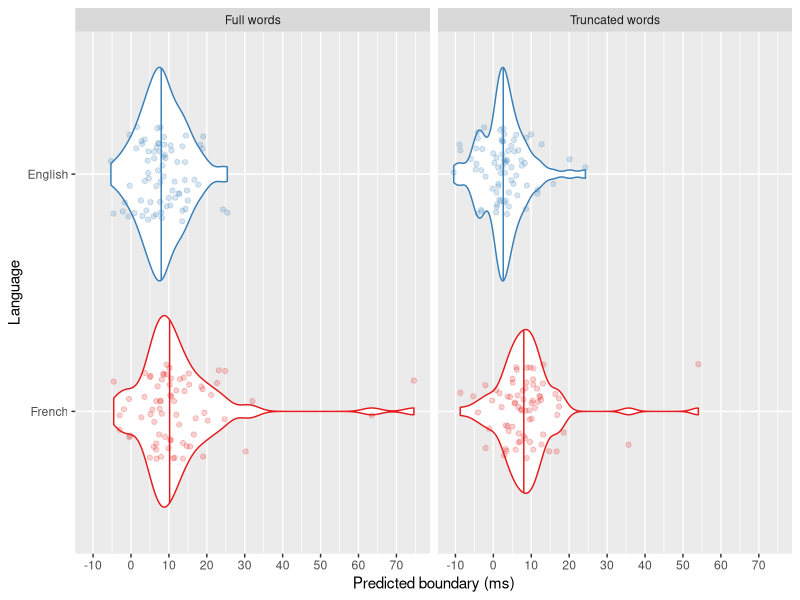
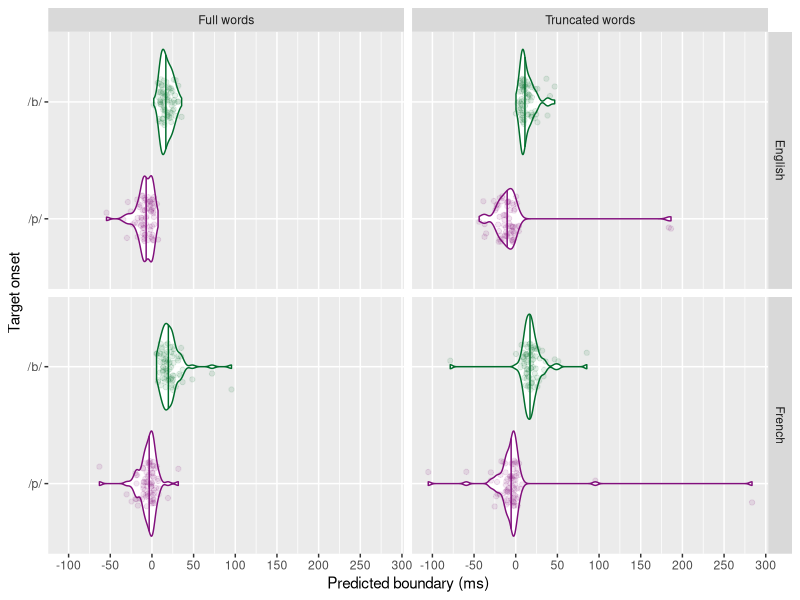
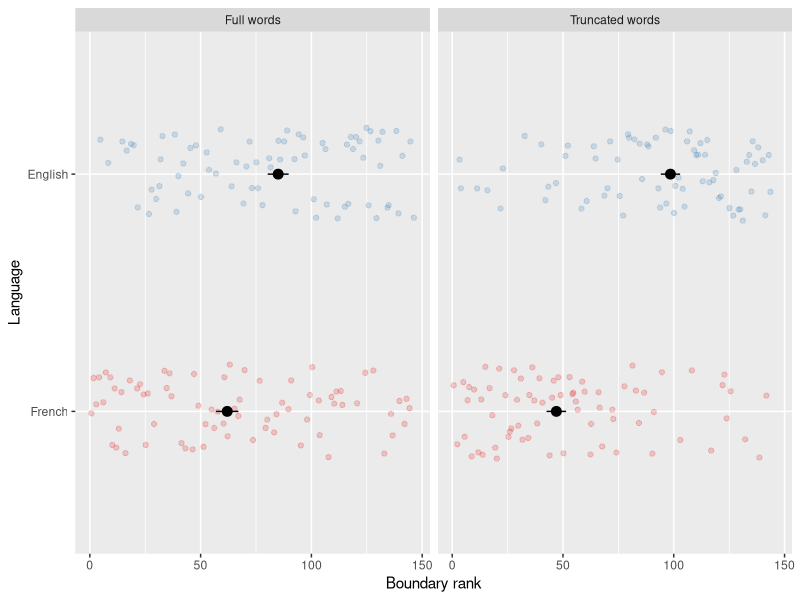
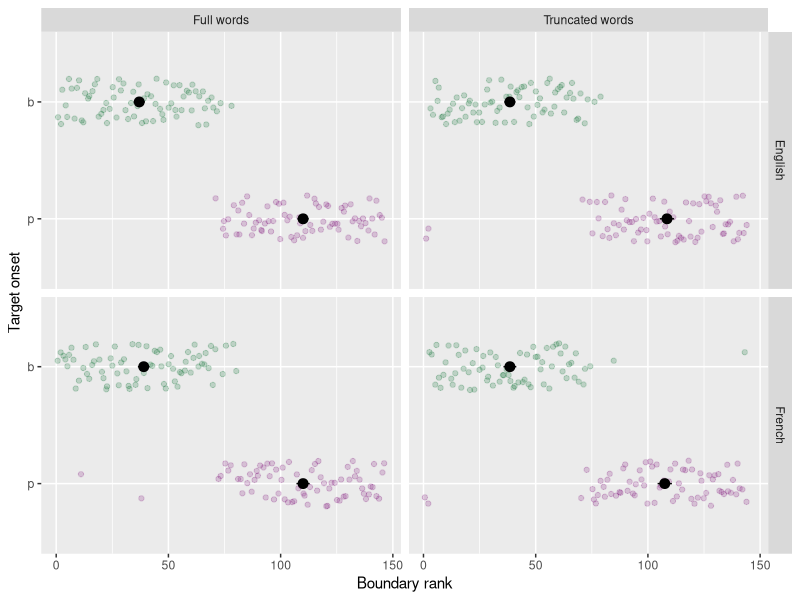

Write the R code that produced these figures, in order.
library(here)
library(tidyverse)
library(data.table)



## load data

exp_full_headphones <- read_csv(here("data_frames/exp_full_headphones.csv")) %>% 
  mutate(resp = case_when(
    response == "b" ~ 0,
    response == "p" ~ 1 ))

exp_trunc_headphones <- read_csv(here("data_frames/exp_trunc_headphones.csv")) %>% 
  mutate(resp = case_when(
    response == "b" ~ 0,
    response == "p" ~ 1 ))

participants <- exp_full_headphones %>% 
  distinct(jatos_id)


##### Full words

# set contrast coding values
eng <- -0.503305
fr <- 0.496695
b <- -0.5002179
p <- 0.4997821


# create empty dfs
boundaries_lang <- data.frame(matrix(ncol = 4))
x <- c("jatos_id", "block", "lang", "pred_boundary")
colnames(boundaries_lang) <- x

boundaries_onset <- data.frame(matrix(ncol = 5))
x <- c("jatos_id", "block", "lang", "onset", "pred_boundary")
colnames(boundaries_onset) <- x



# function to predict a boundary for each participant based on language 
predict_boundary_lang <- function(model, id, block, lang, onset) {
  boundary <- (.5 - coef(model)["(Intercept)"] - coef(model)["language_c"]*lang) / (coef(model)["VOT"] + coef(model)["VOT:language_c"]*lang)
  
  boundaries_lang <<- boundaries_lang %>% 
    add_row(jatos_id = as.character(id), block = block, lang = lang, pred_boundary = boundary)
}


# function to predict a boundary for each participant based on language and target onset
predict_boundary_onset <- function(model, id, block, lang, onset) {
  boundary <- (.5 - coef(model)["(Intercept)"] - coef(model)["language_c"]*lang - coef(model)["onset_c"]*onset) / (coef(model)["VOT"] + coef(model)["VOT:language_c"]*lang + coef(model)["VOT:onset_c"]*onset)
  
  boundaries_onset <<- boundaries_onset %>% 
    add_row(jatos_id = as.character(id), block = block, lang = lang, onset = onset, pred_boundary = boundary)
}


# function to run predict_boundary over each language for both full and truncated blocks
compile_boundaries_lang <- function(id) {
  
  model_data_full <- exp_full_headphones %>% 
    filter(jatos_id == id)
  
  model_data_trunc <- exp_trunc_headphones %>% 
    filter(jatos_id == id)
  
  model_full <<- glm(as.factor(response) ~ VOT + language_c + VOT*language_c, data = model_data_full, family = "binomial")
  
  model_trunc <<- glm(as.factor(response) ~ VOT + language_c + VOT*language_c, data = model_data_trunc, family = "binomial")
  
  
  predict_boundary_lang(model_full, id, "full", eng)
  predict_boundary_lang(model_full, id, "full", fr)
  
  predict_boundary_lang(model_trunc, id, "trunc", eng)
  predict_boundary_lang(model_trunc, id, "trunc", fr)
  
  boundaries_lang <<- boundaries_lang %>%
    filter(!is.na(lang)) %>%
    mutate(language = case_when(lang == -0.503305 ~ "English",
                                TRUE ~ "French"))
}


# function to run predict_boundary over each language, target onset combo for both full and truncated blocks
compile_boundaries_onset <- function(id) {
  
  model_data_full <- exp_full_headphones %>% 
    filter(jatos_id == id)
  
  model_data_trunc <- exp_trunc_headphones %>% 
    filter(jatos_id == id)
  
  model_full <<- glm(as.factor(response) ~ VOT + language_c + onset_c + VOT*language_c + VOT*onset_c, data = model_data_full, family = "binomial")
  
  model_trunc <<- glm(as.factor(response) ~ VOT + language_c + onset_c + VOT*language_c + VOT*onset_c, data = model_data_trunc, family = "binomial")
  

  predict_boundary_onset(model_full, id, "full", eng, b)
  predict_boundary_onset(model_full, id, "full", eng, p)
  predict_boundary_onset(model_full, id, "full", fr, b)
  predict_boundary_onset(model_full, id, "full", fr, p)
  
  predict_boundary_onset(model_trunc, id, "trunc", eng, b)
  predict_boundary_onset(model_trunc, id, "trunc", eng, p)
  predict_boundary_onset(model_trunc, id, "trunc", fr, b)
  predict_boundary_onset(model_trunc, id, "trunc", fr, p)

  boundaries_onset <<- boundaries_onset %>%
    filter(!is.na(lang)) %>%
    mutate(language = case_when(lang == -0.503305 ~ "English",
                            TRUE ~ "French"),
           target_onset = case_when(onset == -0.5002179 ~ "b",
                             TRUE ~ "p"))
}





# calculate boundaries for each participant
map_dfr(participants$jatos_id, compile_boundaries_lang)
map_dfr(participants$jatos_id, compile_boundaries_onset)

write_csv(boundaries_lang, here("data_frames/individual-boundaries-lang.csv"))
write_csv(boundaries_onset, here("data_frames/individual-boundaries-onset.csv"))

boundaries_lang_summary <- boundaries_lang %>% 
  filter(!is.na(pred_boundary)) %>% 
  group_by(block, language) %>% 
  dplyr::summarize(n = n(), mean_boundary = mean(pred_boundary), median_boundary = median(pred_boundary), sem = sqrt(var(pred_boundary)/length(pred_boundary)))

boundaries_onset_summary <- boundaries_onset %>% 
  filter(!is.na(pred_boundary)) %>% 
  group_by(block, language, target_onset) %>% 
  dplyr::summarize(n = n(), mean_boundary = mean(pred_boundary), median_boundary = median(pred_boundary), sem = sqrt(var(pred_boundary)/length(pred_boundary)))




## boundary rank

# create boundary ranks
boundaries_lang <- boundaries_lang %>% 
  filter(!is.na(pred_boundary)) %>% 
  group_by(block) %>% 
  mutate(rank_block = order(order(pred_boundary, decreasing=TRUE))) %>% 
  group_by(block, language) %>% 
  mutate(rank_language = order(order(pred_boundary, decreasing=TRUE)))

boundaries_onset <- boundaries_onset %>% 
  filter(!is.na(pred_boundary)) %>% 
  group_by(block) %>% 
  mutate(rank_block = order(order(pred_boundary, decreasing=TRUE))) %>% 
  group_by(block, language) %>% 
  mutate(rank_language = order(order(pred_boundary, decreasing=TRUE))) %>% 
  group_by(block, language, target_onset) %>% 
  mutate(rank_onset = order(order(pred_boundary, decreasing=TRUE))) 



# calculate median and sem based on block + language
rank_lang <- boundaries_lang %>% 
  group_by(block, language) %>% 
  dplyr::summarize(median_rank_block = median(rank_block), sem = sqrt(var(rank_block)/length(rank_block))) %>% 
  mutate(sem_min = median_rank_block - sem, sem_max = median_rank_block + sem)

write_csv(rank_lang, here("data_frames/rank-language.csv"))

# calculate median and sem based on block + language + target onset
rank_onset <- boundaries_onset %>% 
  group_by(block, language, target_onset) %>% 
  # this compares median value for b's and p's within each language and block type
  dplyr::summarize(median_rank_onset = median(rank_language), 
                   sem_onset = sqrt(var(rank_language)/length(rank_language)))%>% 
  mutate(sem_min_onset = median_rank_onset - sem_onset, 
         sem_max_onset = median_rank_onset + sem_onset)

write_csv(rank_onset, here("data_frames/rank-onset.csv"))



##### statistical comparisons
### Paired samples Wilcoxon test

# arranging df's for paired comparison

boundaries_lang_wide <- boundaries_lang %>% 
  pivot_wider(id_cols = "jatos_id", names_from = c("block", "language"), values_from = "pred_boundary")

boundaries_onset_wide <- boundaries_onset %>% 
  pivot_wider(id_cols = "jatos_id", names_from = c("block", "language", "target_onset"), values_from = "pred_boundary")



# comparing language
full_language <- wilcox.test(boundaries_lang_wide$full_English, boundaries_lang_wide$full_French, paired = TRUE)

trunc_language <- wilcox.test(boundaries_lang_wide$trunc_English, boundaries_lang_wide$trunc_French, paired = TRUE)



# comparing onset in English
full_eng <- wilcox.test(boundaries_onset_wide$full_English_b, boundaries_onset_wide$full_English_p, paired = TRUE)
trunc_eng <- wilcox.test(boundaries_onset_wide$trunc_English_b, boundaries_onset_wide$trunc_English_p, paired = TRUE)

# comparing onset in French
full_fr <- wilcox.test(boundaries_onset_wide$full_French_b, boundaries_onset_wide$full_French_p, paired = TRUE)
trunc_fr <- wilcox.test(boundaries_onset_wide$trunc_French_b, boundaries_onset_wide$trunc_French_p, paired = TRUE)



##### Visualizations

pal1 <- c("#006d2c", "#810f7c")
pal1_rev <- c("#810f7c", "#006d2c")
pal2 <- c("#e41a1c", "#377eb8")


boundaries_lang$language <- ordered(boundaries_lang$language, levels = c("French", "English"))
boundaries_onset$target_onset <- ordered(boundaries_onset$target_onset, levels = c("p", "b"))

# predicted boundaries by language
ggplot(boundaries_lang, aes(x = pred_boundary, y = factor(language), color = factor(language))) +
  geom_violin(draw_quantiles = 0.5) +
  geom_jitter(height = 0.2, alpha = 0.2) +
  scale_x_continuous(breaks = scales::pretty_breaks(n = 10)) +
  facet_grid(. ~ block, labeller = as_labeller(c("full" = "Full words", "trunc" = "Truncated words"))) +
  theme(legend.position = "none") +
  labs(x = "Predicted boundary (ms)", y = "Language") +
  scale_color_manual(values = pal2)

# predicted boundaries by language + target onset
ggplot(boundaries_onset, aes(x = pred_boundary, y = factor(target_onset), color = factor(target_onset))) +
  geom_violin(draw_quantiles = 0.5) +
  geom_jitter(height = 0.2, alpha = 0.1)+
  scale_x_continuous(breaks = scales::pretty_breaks(n = 10)) +
  scale_y_discrete(labels = c("/p/", "/b/")) +
  facet_grid(language ~ block, labeller = as_labeller(c("full" = "Full words", "trunc" = "Truncated words", "English" = "English", "French" = "French"))) +
  theme(legend.position = "none") +
  labs(x = "Predicted boundary (ms)", y = "Target onset") +
  scale_color_manual(values = pal1_rev)



### boundary rank

# plot boundary ranks by language
ggplot(boundaries_lang, aes(x = rank_block, y = factor(language), color = factor(language))) +
  geom_jitter(height = 0.2, alpha = 0.2) +
  geom_point(data = rank_lang, aes(x = median_rank_block, y = factor(language)), size = 3, color = "black") +
  geom_segment(data = rank_lang, aes(x = sem_min, xend = sem_max, y = language, yend = language), color = "black") +
  facet_grid(. ~ block, labeller = as_labeller(c("full" = "Full words", "trunc" = "Truncated words"))) +
  theme(legend.position = "none") +
  labs(x = "Boundary rank", y = "Language") +
  scale_color_manual(values = pal2)

# plot boundary ranks by language and target onset
ggplot(boundaries_onset, aes(x = rank_language, y = factor(target_onset), color = factor(target_onset))) +
  geom_jitter(height = 0.2, alpha = 0.2) +
  geom_point(data = rank_onset, aes(x = median_rank_onset, y = factor(target_onset)), size = 3, color = "black") +
  geom_segment(data = rank_onset, aes(x = sem_min_onset, xend = sem_max_onset, y = target_onset, yend = target_onset), color = "black") +
  facet_grid(language ~ block, labeller = as_labeller(c("full" = "Full words", "trunc" = "Truncated words", "English" = "English", "French" = "French"))) +
  theme(legend.position = "none") +
  labs(x = "Boundary rank", y = "Target onset") +
  scale_color_manual(values = pal1_rev)
  
